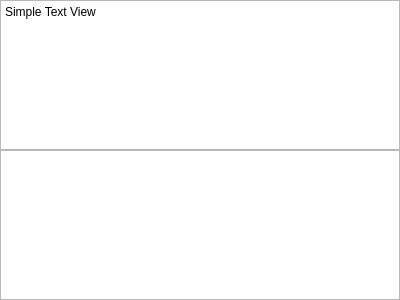
<?xml version="1.0" encoding="UTF-8"?>
<ui version="4.0">
 <class>AnyView</class>
 <widget class="QWidget" name="AnyView">
  <property name="geometry">
   <rect>
    <x>0</x>
    <y>0</y>
    <width>400</width>
    <height>300</height>
   </rect>
  </property>
  <property name="windowTitle">
   <string>Form</string>
  </property>
  <layout class="QVBoxLayout" name="verticalLayout">
   <property name="spacing">
    <number>0</number>
   </property>
   <property name="leftMargin">
    <number>0</number>
   </property>
   <property name="topMargin">
    <number>0</number>
   </property>
   <property name="rightMargin">
    <number>0</number>
   </property>
   <property name="bottomMargin">
    <number>0</number>
   </property>
   <item>
    <widget class="SimpleTextView" name="textView">
     <property name="acceptDrops">
      <bool>false</bool>
     </property>
     <property name="tabChangesFocus">
      <bool>true</bool>
     </property>
     <property name="readOnly">
      <bool>true</bool>
     </property>
     <property name="plainText">
      <string>Simple Text View</string>
     </property>
    </widget>
   </item>
   <item>
    <widget class="SimpleImageView" name="graphicsView"/>
   </item>
   <item>
    <widget class="FolderPanel" name="folderPanel" native="true">
     <property name="sizePolicy">
      <sizepolicy hsizetype="Expanding" vsizetype="Expanding">
       <horstretch>0</horstretch>
       <verstretch>0</verstretch>
      </sizepolicy>
     </property>
    </widget>
   </item>
  </layout>
 </widget>
 <customwidgets>
  <customwidget>
   <class>SimpleTextView</class>
   <extends>QPlainTextEdit</extends>
   <header>simpletextview.h</header>
  </customwidget>
  <customwidget>
   <class>FolderPanel</class>
   <extends>QWidget</extends>
   <header>folderpanel.h</header>
   <container>1</container>
  </customwidget>
  <customwidget>
   <class>SimpleImageView</class>
   <extends>QGraphicsView</extends>
   <header>simpleimageview.h</header>
  </customwidget>
 </customwidgets>
 <resources/>
 <connections/>
</ui>
